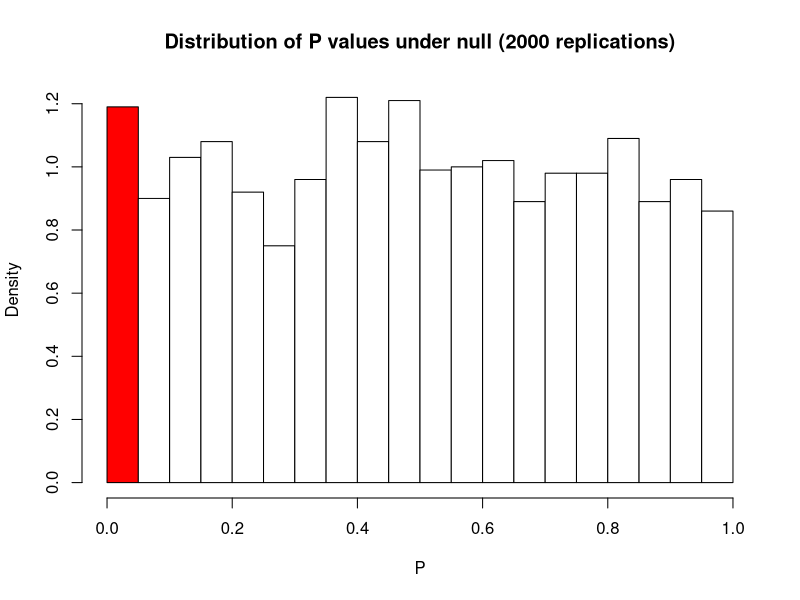
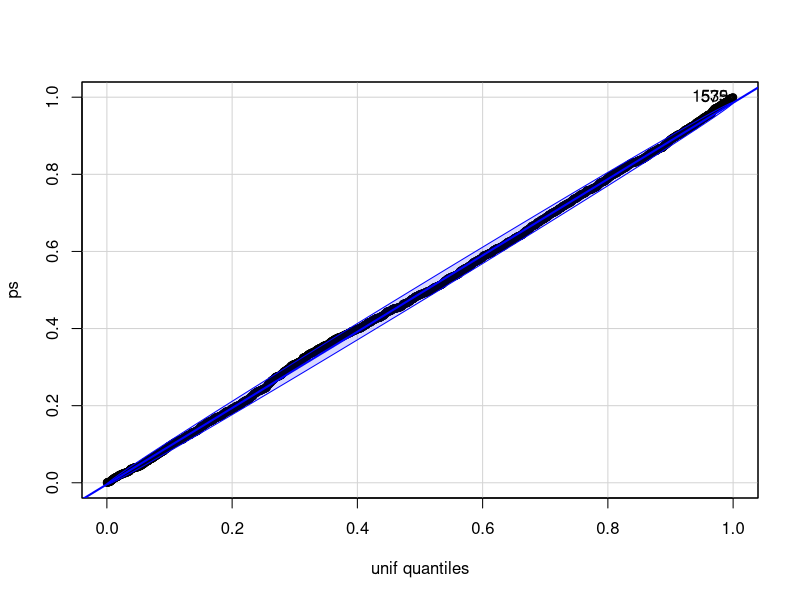

These charts were generated, in order, by the following R code:
## ---- chunk 1
set.seed(1)
y = rnorm(50)
ps = c()
for(i in 1:2000){
  x = rnorm(50)
  p = summary(lm(y~x))$coefficients[2,4]
  ps = c(ps, p)
}
hist(ps,breaks=seq(0,1,0.05),col=c("red",rep("white",19)), main = "Distribution of P values under null (2000 replications)", freq=FALSE, xlab="P")
## ---- chunk 2
library(car)
qqPlot(ps, distribution="unif")
